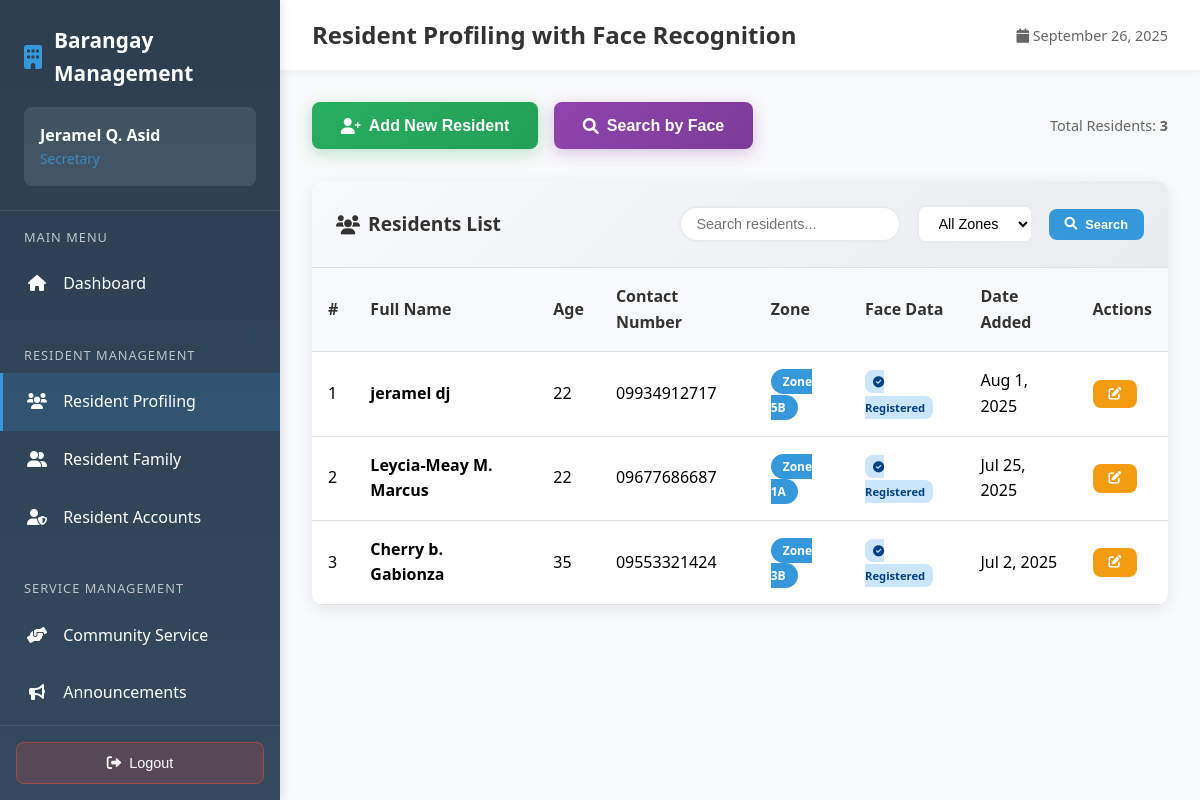
Page /employee/sec/resident-profiling.php (signed in) on the earlier database version.
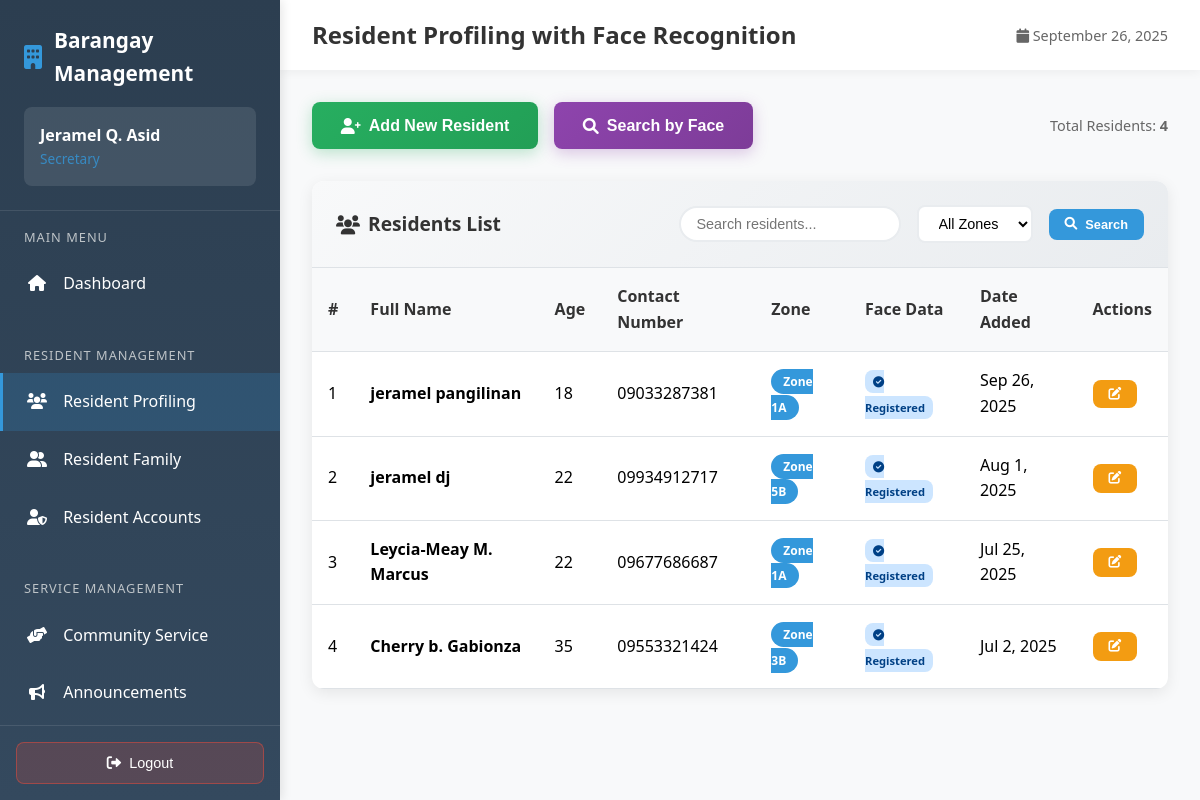
Same page on the later database version.
### tables this page shows
CREATE TABLE `residents` (
  `id` int(11) NOT NULL,
  `first_name` varchar(100) NOT NULL,
  `middle_initial` varchar(1) DEFAULT NULL,
  `last_name` varchar(100) NOT NULL,
  `full_name` varchar(255) DEFAULT NULL,
  `suffix` varchar(50) DEFAULT NULL,
  `age` int(11) NOT NULL,
  `contact_number` varchar(20) NOT NULL,
  `zone` enum('Zone 1A','Zone 1B','Zone 2A','Zone 2B','Zone 3A','Zone 3B','Zone 4A','Zone 4B','Zone 5A','Zone 5B','Zone 6A','Zone 6B','Zone 7A','Zone 7B') NOT NULL DEFAULT 'Zone 1A',
  `email` varchar(100) DEFAULT NULL,
  `created_at` timestamp NOT NULL DEFAULT current_timestamp(),
  `updated_at` timestamp NOT NULL DEFAULT current_timestamp() ON UPDATE current_timestamp(),
  `photo_path` varchar(255) DEFAULT NULL,
  `face_descriptor` text DEFAULT NULL,
  `face_embedding` text DEFAULT NULL,
  `face_photo` longtext DEFAULT NULL,
  `liveness_verified` tinyint(1) DEFAULT 0,
  `total_volunteer_hours` decimal(6,1) DEFAULT 0.0,
  `total_volunteer_events` int(11) DEFAULT 0,
  `last_volunteer_date` date DEFAULT NULL,
  `volunteer_status` enum('inactive','active','outstanding') DEFAULT 'inactive',
  `status` varchar(20) NOT NULL DEFAULT 'active'
);

### employee/sec/resident-profiling.php (the view, shortened to what the changed rows need)
<?php
require_once '../../config.php';
$page = isset($_GET['page']) ? intval($_GET['page']) : 1;
$records_per_page = 10;
$offset = ($page - 1) * $records_per_page;
$where_conditions = [];
$where_clause = !empty($where_conditions) ? 'WHERE ' . implode(' AND ', $where_conditions) : '';
$count_query = "SELECT COUNT(*) as total FROM residents $where_clause";
$count_result = mysqli_query($connection, $count_query);
$total_records = mysqli_fetch_assoc($count_result)['total'];
$residents_query = "SELECT * FROM residents $where_clause ORDER BY created_at DESC LIMIT $records_per_page OFFSET $offset";
$residents_result = mysqli_query($connection, $residents_query);
$row_number = $offset + 1;
?>
<!DOCTYPE html>
<html lang="en">
<head>
    <link href="https://cdnjs.cloudflare.com/ajax/libs/font-awesome/6.0.0/css/all.min.css" rel="stylesheet">
</head>
<body>
    <div class="main-content">
        <div class="top-bar">
            <h1 class="page-title">Resident Profiling with Face Recognition</h1>
        </div>
        <div class="content-area">
            <div class="action-buttons">
                <div style="color: #666; font-size: 0.9rem;">
                    Total Residents: <strong><?php echo $total_records; ?></strong>
                </div>
            </div>
            <div class="table-card">
                <div class="table-responsive">
                    <table class="table">
                        <thead>
                            <tr>
                                <th>#</th>
                                <th>Full Name</th>
                                <th>Age</th>
                                <th>Contact Number</th>
                                <th>Zone</th>
                                <th>Face Data</th>
                                <th>Date Added</th>
                                <th>Actions</th>
                            </tr>
                        </thead>
                        <tbody>
                            <?php if (mysqli_num_rows($residents_result) > 0): ?>
                                <?php while ($resident = mysqli_fetch_assoc($residents_result)): ?>
                                    <tr>
                                        <td><?php echo $row_number++; ?></td>
                                        <td>
                                            <strong><?php echo htmlspecialchars($resident['full_name']); ?></strong>
                                        </td>
                                        <td><?php echo $resident['age']; ?></td>
                                        <td><?php echo htmlspecialchars($resident['contact_number']); ?></td>
                                        <td>
                                            <span class="status-badge zone-badge">
                                                <?php echo htmlspecialchars($resident['zone']); ?>
                                            </span>
                                        </td>
                                        <td>
                                            <?php if ($resident['face_descriptor']): ?>
                                                <span class="face-badge face-registered">
                                                    <i class="fas fa-check-circle"></i> Registered
                                                </span>
                                            <?php else: ?>
                                                <span class="face-badge">
                                                    <i class="fas fa-times-circle"></i> Not Set
                                                </span>
                                            <?php endif; ?>
                                        </td>
                                        <td><?php echo date('M j, Y', strtotime($resident['created_at'])); ?></td>
                                        <td>
                                            <button class="btn btn-warning btn-sm" onclick="editResident(<?php echo htmlspecialchars(json_encode($resident)); ?>)">
                                                <i class="fas fa-edit"></i>
                                            </button>
                                        </td>
                                    </tr>
                                <?php endwhile; ?>
                            <?php endif; ?>
                        </tbody>
                    </table>
                </div>
            </div>
        </div>
    </div>
</body>
</html>

Differences in the rows shown:
added residents: full_name "jeramel pangilinan", age "18", contact_number "09033287381", zone "Zone 1A", shows "Registered", created_at "Sep 26, 2025"
Other differences:
$total_records: "3" → "4"
